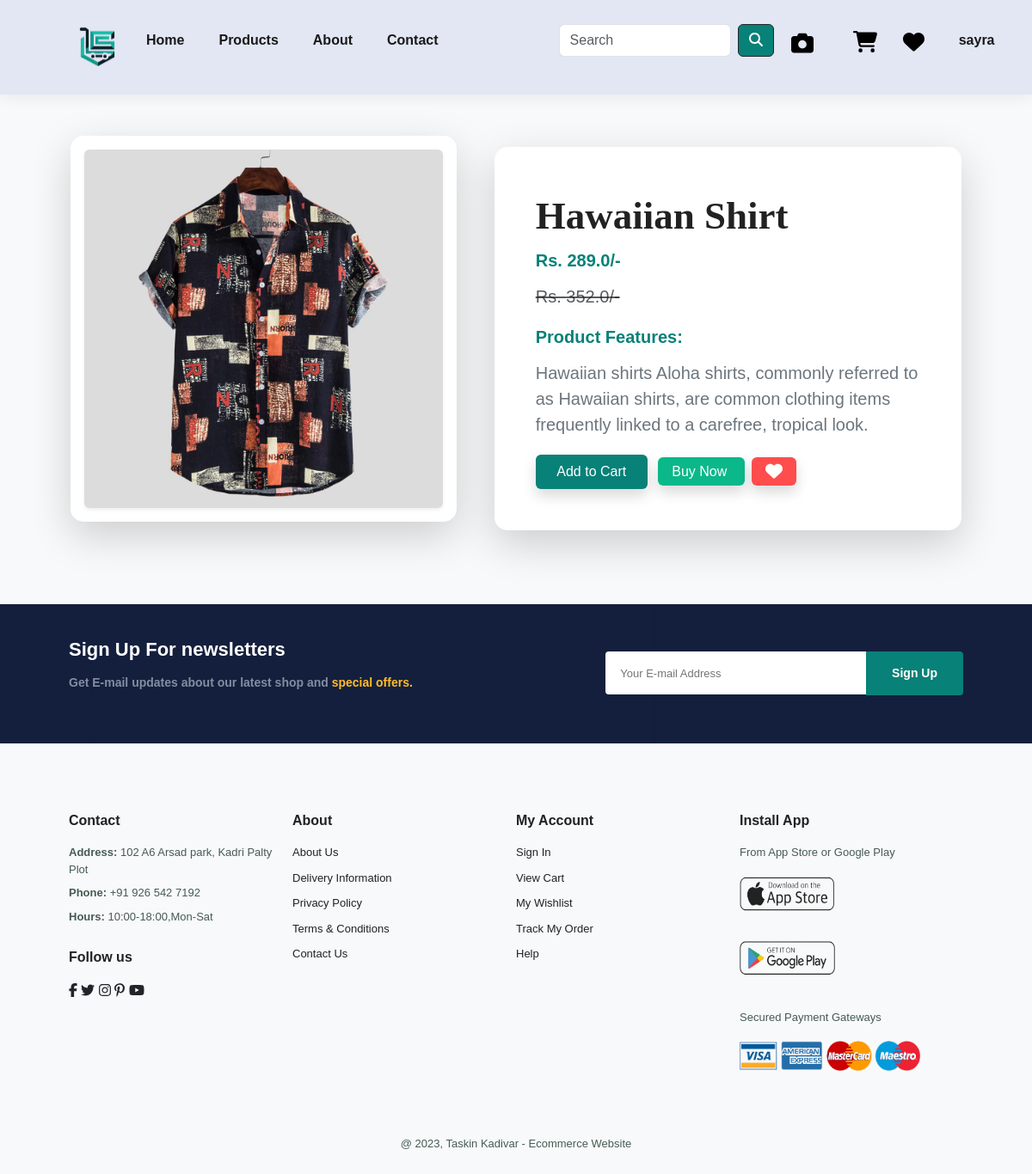
Screenshot of /product-detail/23/ (signed in) with the database file from the repository.
### app/models.py (models this page shows, shortened)
class Product(models.Model):
    title = models.CharField(max_length=100)
    selling_price = models.FloatField()
    discounted_price = models.FloatField()
    description = models.TextField()
    composition = models.TextField(default='', blank=True)
    prodapp = models.TextField(default='', blank=True)
    category = models.CharField(choices=CATEGORY_CHOICES, max_length=2)
    product_image = models.ImageField(upload_to='product')
    created_at = models.DateTimeField(auto_now_add=True)

### app/views.py (the view)
# urls.py: path('product-detail/<int:pk>/', views.ProductDetail.as_view(), name='product-detail'),
@method_decorator(login_required,name='dispatch')
class ProductDetail(View):
    def get(self,request,pk):
        product = Product.objects.get(pk=pk)
        wishlist = Wishlist.objects.filter(Q(product=product) & Q(user=request.user))
        totalitem = 0
        if request.user.is_authenticated:
            totalitem = len(Cart.objects.filter(user=request.user))
        return render(request,"app/productdetail.html",locals())

### templates/app/productdetail.html (shortened to what this page needs)
{% extends 'app/base.html' %}
{% load static %}
{% block main-content %}
<div class="container mt-5">
    <div class="row d-flex align-items-center justify-content-center">
        <div class="col-lg-5 text-center mb-4">
            <div class="card shadow-lg border-0 p-3" style="border-radius: 15px; overflow: hidden;">
                <img src="{{ product.product_image.url }}" class="img-fluid rounded shadow-sm" alt="{{ product.title }}" style="width: 100%; height: auto; object-fit: cover;">
            </div>
        </div>
        <div class="col-lg-6">
            <div class="card border-0 p-4 shadow-lg" style="border-radius: 15px; background: #ffffff;">
                <div class="card-body">
                    <h1 class="fw-bold" style="font-size: 45px; color: #222;">{{ product.title }}</h1>
                    <h4 class="fw-bold" style="color: #088178;">Rs. {{ product.selling_price }}/-</h4>
                    <p class="text-muted text-decoration-line-through fs-5">Rs. {{ product.discounted_price }}/-</p>
                    <h5 class="mt-3" style="color: #088178;">Product Features:</h5>
                    <p class="text-secondary fs-5">{{ product.description }}</p>
                    <form action="/add-to-cart" class="d-inline">
                        <button type="submit" class="shadow px-3 py-2" style="min-width: 130px; background-color: #088178; color: white; border: none; border-radius: 6px;">
                            Add to Cart
                        </button>
                    </form>
                    <a href="{% url 'showcart' %}" class="shadow px-3 py-2 ms-2" style="min-width: 110px; background-color: #0bb88a; color: white; text-decoration: none; border-radius: 6px;">
                        Buy Now
                    </a>
                    {% if wishlist %}
                        <a pid="{{ product.id }}" class="minus-wishlist shadow px-3 py-2 ms-2" style="min-width: 50px; background-color: #ff4d4d; color: white; border-radius: 6px;">
                            <i class="fas fa-heart fa-lg"></i>
                        </a>
                    {% else %}
                        <a pid="{{ product.id }}" class="plus-wishlist shadow px-3 py-2 ms-2" style="min-width: 50px; background-color: #088178; color: white; border-radius: 6px;">
                            <i class="fas fa-heart fa-lg"></i>
                        </a>
                    {% endif %}
                </div>
            </div>
        </div>
    </div>
</div>
{% endblock main-content %}

### templates/app/base.html (shortened to what this page needs)
<!DOCTYPE html>
{% load static %}
<html lang="en">
<head>
    <link rel="stylesheet" href="https://cdnjs.cloudflare.com/ajax/libs/font-awesome/6.0.0-beta3/css/all.min.css">
    <link href="https://cdn.jsdelivr.net/npm/bootstrap@5.3.3/dist/css/bootstrap.min.css" rel="stylesheet">
    <link rel="stylesheet" href="font/css/all.css"/>
    <link rel="stylesheet" href="{% static 'app/css/owl.carousel.min.css' %}" />
   <link rel="stylesheet" href="{% static 'app/css/style.css' %}" />
</head>
<body>
    <nav id="header">
        <a href="/" class="navbar-brand">
            <img src="{% static 'app/images/logo.png' %}" width="70" height="70" alt="Logo">
        </a>
        <ul id="navbar">
            <li><a href="/" class="{% if request.path == '/' %}active{% endif %}">Home</a></li>
            <li class="nav-item dropdown">
                <a href="#" role="button" data-bs-toggle="dropdown" aria-expanded="false"
                    onmouseover="this.style.color='#088178'; this.getElementsByTagName('i')[0].style.color='#088178'"
                    onmouseout="this.style.color='#080808'; this.getElementsByTagName('i')[0].style.color='#080808'">
                    Products
                </a>
            </li>
            <li><a href="{% url 'about' %}" class="{% if request.path == '/about/' %}active{% endif %}">About</a></li>
            <li><a href="{% url 'contact' %}" class="{% if request.path == '/contact/' %}active{% endif %}">Contact</a></li>
            <form class="d-flex" role="search" action="/search">
                <input class="form-control me-2" type="search" placeholder="Search" name="search" aria-label="Search">
                <button class="btn btn-outline-dark" type="submit"><i class="fa-solid fa-magnifying-glass"></i></button>
            </form>
            <li style="padding-top: 5px; display: inline-block;">
               <a href="{% url 'image_search' %}"
               style="text-decoration: none; color: #000000; font-size: 20px; display: flex; align-items: center;"
               onmouseover="this.style.color='#088178';"
               onmouseout="this.style.color='#000000';">
                <i class="fa-solid fa-camera" style="margin-right: 6px; font-size: 26px;"></i>
                </a>
            </li>
            <li style="margin-right: 0px; padding-right: 15px; padding-top: 5px; display: inline-block;">
                <a href="{% url 'showcart' %}" style="text-decoration: none; color: #000000; font-size: 25px; position: relative;"
                   onmouseover="this.querySelector('i').style.color='#088178';"
                   onmouseout="this.querySelector('i').style.color='#000000';">
                    <i class="fa-solid fa-cart-shopping" style="color: inherit; font-size: 25px;"></i>
                </a>
            </li>
            <li style="margin-left: 0px; padding-left: 15px; padding-top: 5px; display: inline-block;">
                <a href="{% url 'wishlist' %}" style="text-decoration: none; color: #000000; font-size: 25px; position: relative;"
                   onmouseover="this.querySelector('i').style.color='#088178';"
                   onmouseout="this.querySelector('i').style.color='#000000';">
                    <i class="fa-solid fa-heart" style="color: inherit; font-size: 25px;"></i>
                </a>
            </li>
            {% if request.user.is_authenticated %}
                <li><a href="#" data-bs-toggle="dropdown" aria-expanded="false"
                    onmouseover="this.style.color='#088178'; this.getElementsByTagName('i')[0].style.color='#088178'"
                    onmouseout="this.style.color='#080808'; this.getElementsByTagName('i')[0].style.color='#080808'">
                    {{ request.user.username }}
                </a>
                </li>
            {% else %}
                <li><a href="{% url 'login' %}" class="nav-link">Login</a></li>
                <li><a href="{% url 'customerregistration' %}" class="nav-link">Register</a></li>
            {% endif %}
        </ul>
    </nav>
    {% block main-content %}{% endblock main-content %}
    <section id="newsletter" class="section-p1 section-m1">
        <div class="newstext">
            <h4>Sign Up For newsletters</h4>
            <p>Get E-mail updates about our latest shop and <span>special offers.</span></p>
        </div>
        <div class="form">
           <input type="text" placeholder="Your E-mail Address">
           <button class="normal">Sign Up</button>
        </div>
     </section>
    <footer class="section-p1">
        <div class="col">
          <h4>Contact</h4>
          <p><strong>Address:</strong> 102 A6 Arsad park, Kadri Palty Plot</p>
          <p><strong>Phone:</strong> +91 926 542 7192</p>
          <p><strong>Hours:</strong> 10:00-18:00,Mon-Sat</p>
          <div class="follow">
              <h4>Follow us</h4>
              <div class="icon">
               <i class="fa-brands fa-facebook-f"></i>
               <i class="fa-brands fa-twitter"></i>
               <i class="fa-brands fa-instagram"></i>
               <i class="fa-brands fa-pinterest-p"></i>
               <i class="fa-brands fa-youtube"></i>
              </div>
          </div>
        </div>
        <div class="col">
            <h4>About</h4>
            <a href="#">About Us</a>
            <a href="#">Delivery Information</a>
            <a href="#">Privacy Policy</a>
            <a href="#">Terms & Conditions</a>
            <a href="#">Contact Us</a>
        </div>
       <div class="col">
         <h4>My Account</h4>
         <a href="#">Sign In</a>
         <a href="#">View Cart</a>
         <a href="#">My Wishlist</a>
         <a href="#">Track My Order</a>
         <a href="#">Help</a>
       </div>
       <div class="col install">
           <h4>Install App</h4>
           <p>From App Store or Google Play</p>
           <div class="row">
              <img src="{% static 'app/images/pay/app.png' %}" alt="" class="app">
              <img src="{% static 'app/images/pay/play.png' %}" alt="" class="play">
           </div>
           <p>Secured Payment Gateways </p>
           <img src="{% static 'app/images/pay/visa.png' %}" alt="" class="visa">
         </div>
          <div class="copyright">
              <p>@ 2023, Taskin Kadivar - Ecommerce Website</p>
          </div>
   </footer>
</body>
</html>

### templates/app/base.html (style rules this page uses)
* { margin:0; padding:0; box-sizing:border-box; font-family: 'spartan', sans-serif; }
h1 { font-size: 50px; line-height: 64px; color: #222; }
h4 { font-size: 20px; color: #222; }
p { font-size: 16px; color: #465b52; margin: 15px 0 20px 0; }
.section-p1 { padding: 40px 80px; }
.section-m1 { margin: 40px 0; }
button.normal { font-size: 14px; font-weight: 600; padding: 15px 30px; color: #000; background-color: #fff; border-radius: 4px; cursor: pointer; border: none; outline: none; transition: 0.2s; }
body { width:100%; }
#header { display: flex; align-items: center; justify-content: space-between; padding: 20px 80px; background: #E3E6F3; box-shadow: 0 5px 15px rgba(0,0,0,0.06); z-index: 999; position: sticky; top: 0; left: 0; }
#navbar { display: flex; align-items: center; justify-content: center; list-style: none; padding: 0; }
#navbar li { position: relative; padding: 0 20px; }
#navbar li a { text-decoration: none; font-size: 16px; font-weight: 600; color: #1a1a1a; transition: 0.3s ease; }
#navbar form { display: flex; align-items: center; margin-left: 20px; }
#navbar form input { width: 200px; margin-right: 10px; }
#navbar form button { background-color: #088178; color: white; }
#navbar form { margin-left: 120px; }
.container { margin: 0 auto; padding: 0 15px; }
.row { display: flex; flex-wrap: wrap; justify-content: space-between; gap: 20px; }
#newsletter { display: flex; justify-content: space-between; flex-wrap: wrap; align-items: center; background-image: url("img/banner/b18.PNG"); background-position: 20% 30%; background-color: #01013b; }
#newsletter h4 { font-size: 22px; font-weight: 700; color: #fff; }
#newsletter p { font-size: 14px; font-weight: 600; color: #818ea0; }
#newsletter p span { color: #ffbd27; }
#newsletter .form { display: flex; width: 40%; }
#newsletter input { height: 3.125rem; padding: 0 1.25em; font-size: 13px; width: 100%; border: 1px solid transparent; border-radius: 4px; outline:none; border-top-right-radius: 0; border-bottom-right-radius: 0; }
#newsletter button { background-color: #088178; color:#fff; white-space: nowrap; border-top-left-radius: 0; border-bottom-left-radius: 0; }
footer { display: flex; flex-wrap: wrap; justify-content: space-between; padding: 40px 10%; }
footer .col { display: flex; flex-direction: column; align-items: flex-start; margin-bottom: 20px; flex-grow: 1; margin-right: 20px; }
footer h4 { font-size: 16px; font-weight: bold; padding-bottom: 10px; }
footer p { font-size: 13px; margin: 0 0 8px 0; }
footer a { font-size: 13px; text-decoration: none; color: #222; margin-bottom: 10px; }
footer .copyright { text-align: center; width: 100%; margin-top: 40px; }
footer .follow { margin-top: 20px; }
footer .install img { margin: 10px 0 15px 0; }
footer .row { display: flex; gap: 10px; }
footer .install img.app, footer .install img.play { width: 135px; height: 40px; }
footer .install img.visa { width: 210px; height: 35px; }
body { font-family: 'Helvetica Neue', Helvetica, Arial, sans-serif; background-color: #f8f9fa; }
.container { max-width: 1140px; margin: 0 auto; }
h1 { font-family: 'Georgia', serif; font-size: 2.5rem; font-weight: bold; color: #333; }
.card { margin-bottom: 2rem; border: 1px solid #ddd; border-radius: 10px; background-color: #fff; padding: 1.5rem; box-shadow: 0 0 10px rgba(0, 0, 0, 0.1); }
.card-body { padding: 1.5rem; }
.row { margin-bottom: 1.5rem; }
.img-fluid { max-width: 100%; height: auto; border-radius: 10px; box-shadow: 0 0 10px rgba(0, 0, 0, 0.1); }
h5 { font-size: 1.25rem; font-weight: bold; color: #2c3e50; }
p.text-muted { font-size: 0.9rem; color: #7f8c8d; }
.text-center { text-align: center; }

### rows the page displays
Product: product_image (picture), title "Hawaiian Shirt", selling_price "289.0", discounted_price "352.0", description "Hawaiian shirts Aloha shirts, commonly referred to as Hawaiian shirts, are common clothing items frequently linked to a carefree, tropical look."

### other values shown
{{ request.user.username }} "sayra"
